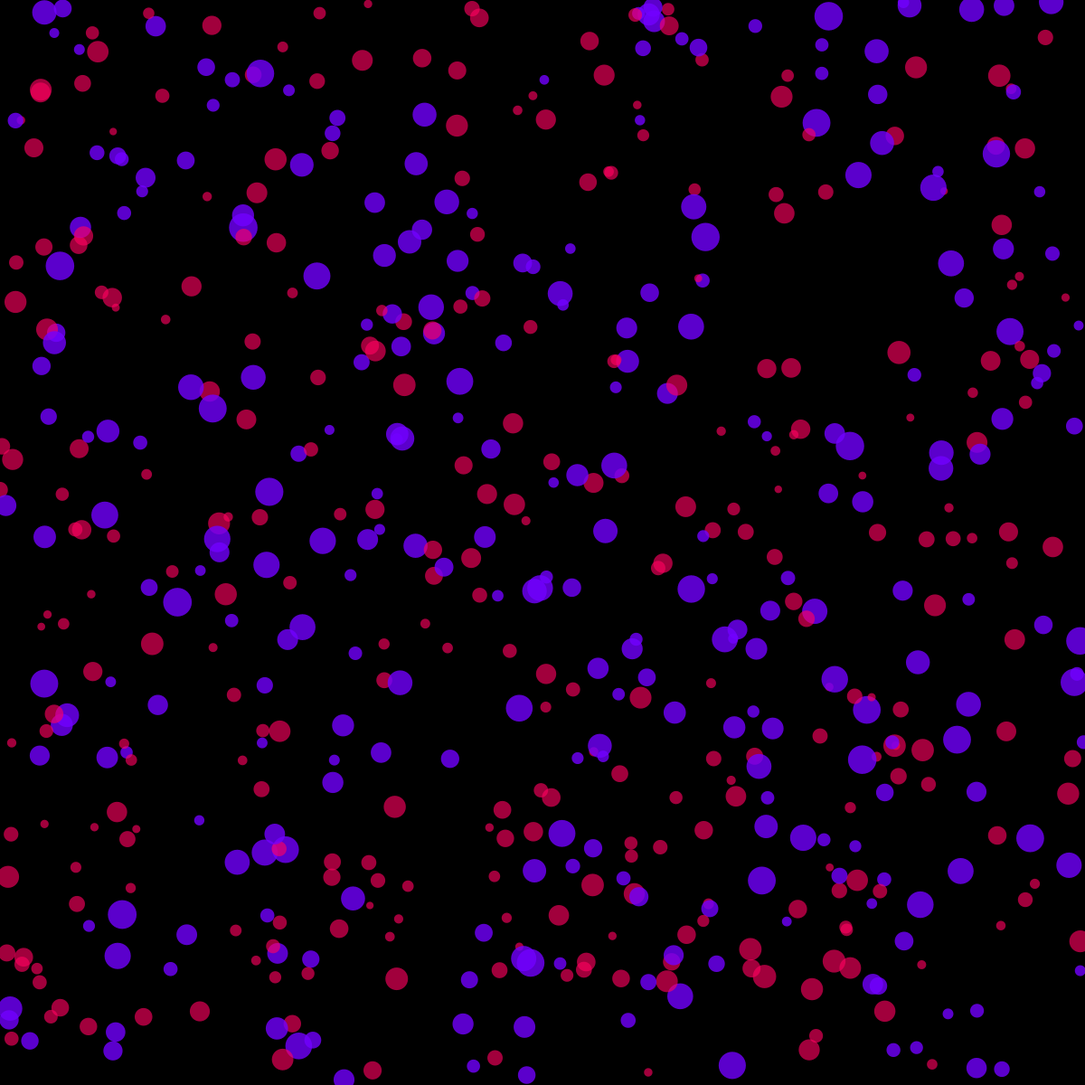
Frame 1 (no input)
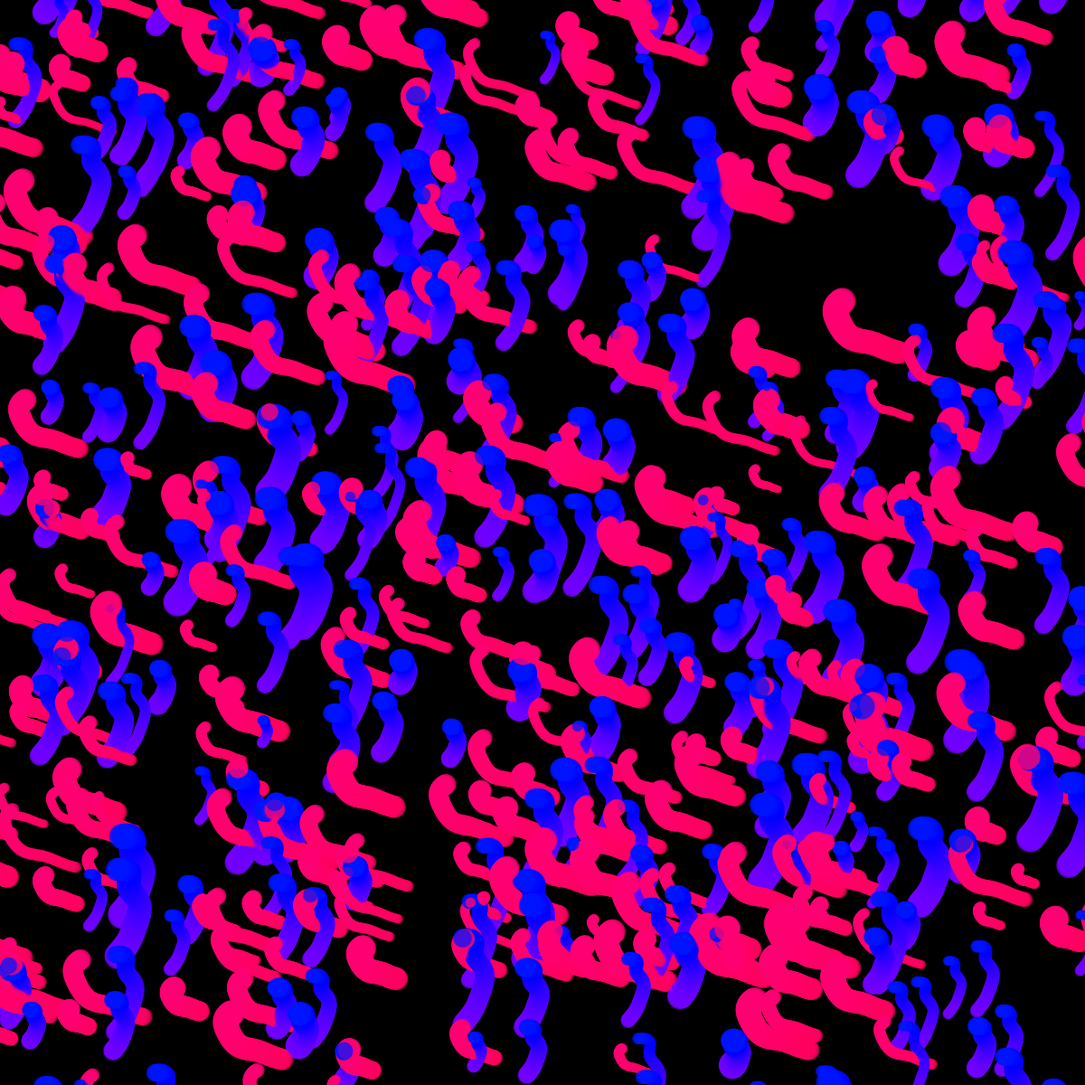
Frame 60 (the mouse pressed at the canvas centre just before this capture)
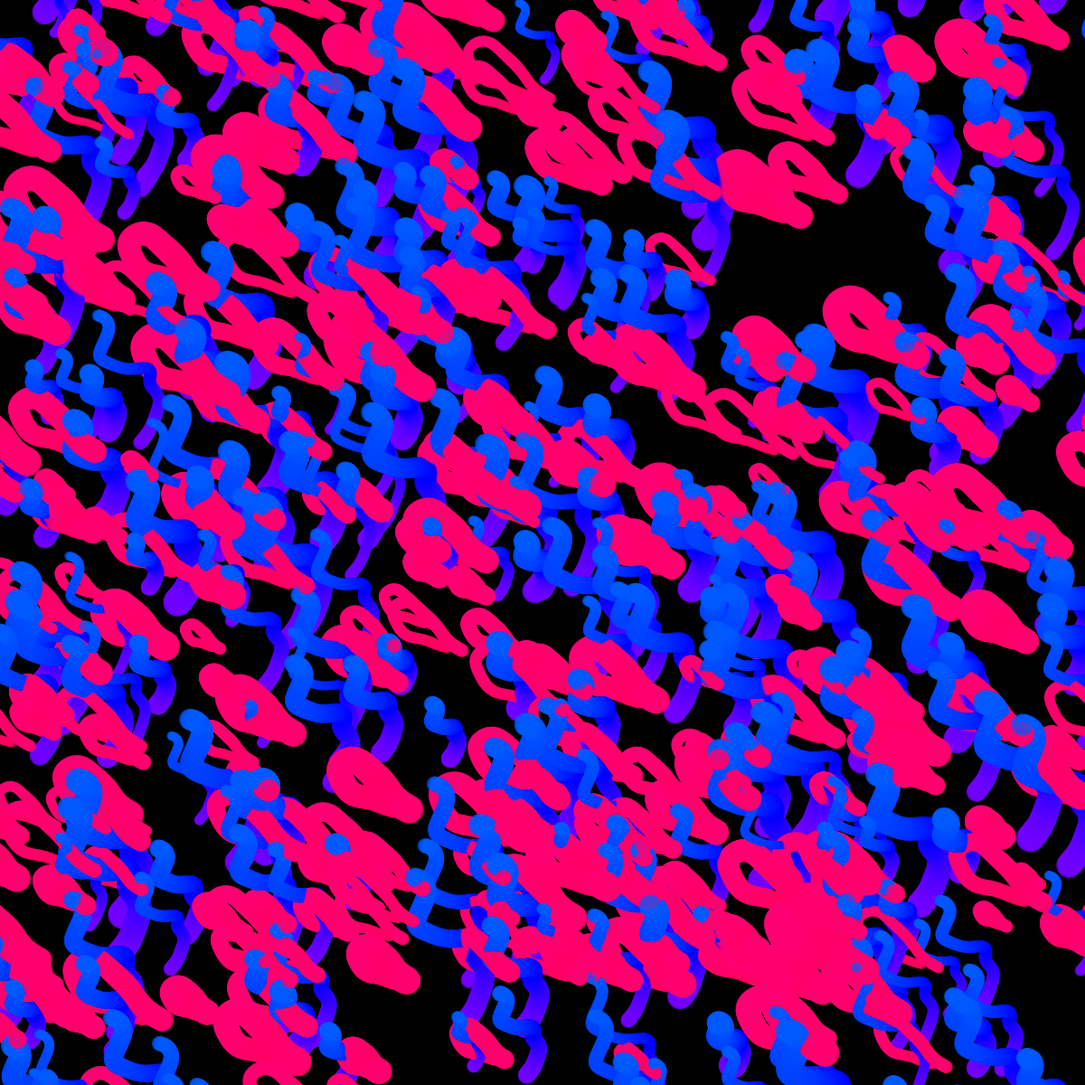
Frame 120 (the mouse held since frame 60 and released just before this capture)

The Processing sketch that drew these frames (run headless with seeded random() and noise(); from frame 60 on, the mouse is pressed at the canvas centre):

// Processing sketch: rng_brush
// ── rng_brush.pde
class smart_brush 
{
  private PVector position;
  private float noise_offset;
  private float noise_speed = 0.01;
  private float move_speed = 2; 
  private float radius = 15;
  private float radius_random_scale = 5;
 
  public smart_brush(PVector p, float s, float ns, float r, float rs)
  {
    this.position = p.copy();
    this.noise_offset = floor(random(2)) * 1000;
    this.move_speed = s;
    this.noise_speed = ns;
    this.radius = r;
    this.radius_random_scale = rs;
  }
 
  public void tick()
  {
    float nx = noise(noise_offset);
    float ny = noise(noise_offset + 100000);
    
    nx = pow(nx, 0.9);
    ny = pow(ny, 0.9);
    
    nx = map(nx, 0, 1, -1, 1);
    ny = map(ny, 0, 1, -1, 1);
    
    PVector velocity = new PVector(nx, ny);
    velocity.setMag(move_speed);
    
    position.add(velocity);
    noise_offset += noise_speed;
    
    if (position.x < -radius) position.x = width + radius;
    if (position.x > width + radius) position.x = -radius;
  
    if (position.y < -radius) position.y = height + radius;
    if (position.y > height + radius) position.y = -radius; 
  }
 
  public void render()
  {
    noStroke();
    fill(
      map(noise(noise_offset/5), 0.05, 0.80, 0 , 360),
      180,
      255, noise(noise_offset) * 50 + 50);
      
    float r = radius + (noise(noise_offset) * radius_random_scale) - radius_random_scale/2;
    ellipse(position.x, position.y, r, r); 
  }
}


ArrayList<smart_brush> brushes;
int N = 580;

void setup()
{
  size(1200, 1200);
  colorMode(HSB, 360, 100, 100, 100);
  background(0);

  brushes = new ArrayList<smart_brush>();

  for (int i = 0; i < N; i++)
  {
    PVector randomPos = new PVector(
      random(width),
      random(height)
    );
    
    float s = random(.5, 2);
    float ns = 0.01;
    float r = random(10,30);
    float rs = r / random(1.2,2);

    brushes.add(new smart_brush(
      randomPos,
      s,
      ns,
      r,
      rs
    ));
  }
  
  frameRate(240);
}

void draw()
{
  // background(0);
  for (smart_brush b : brushes)
  {
    b.tick();
    b.render();
  }
}
